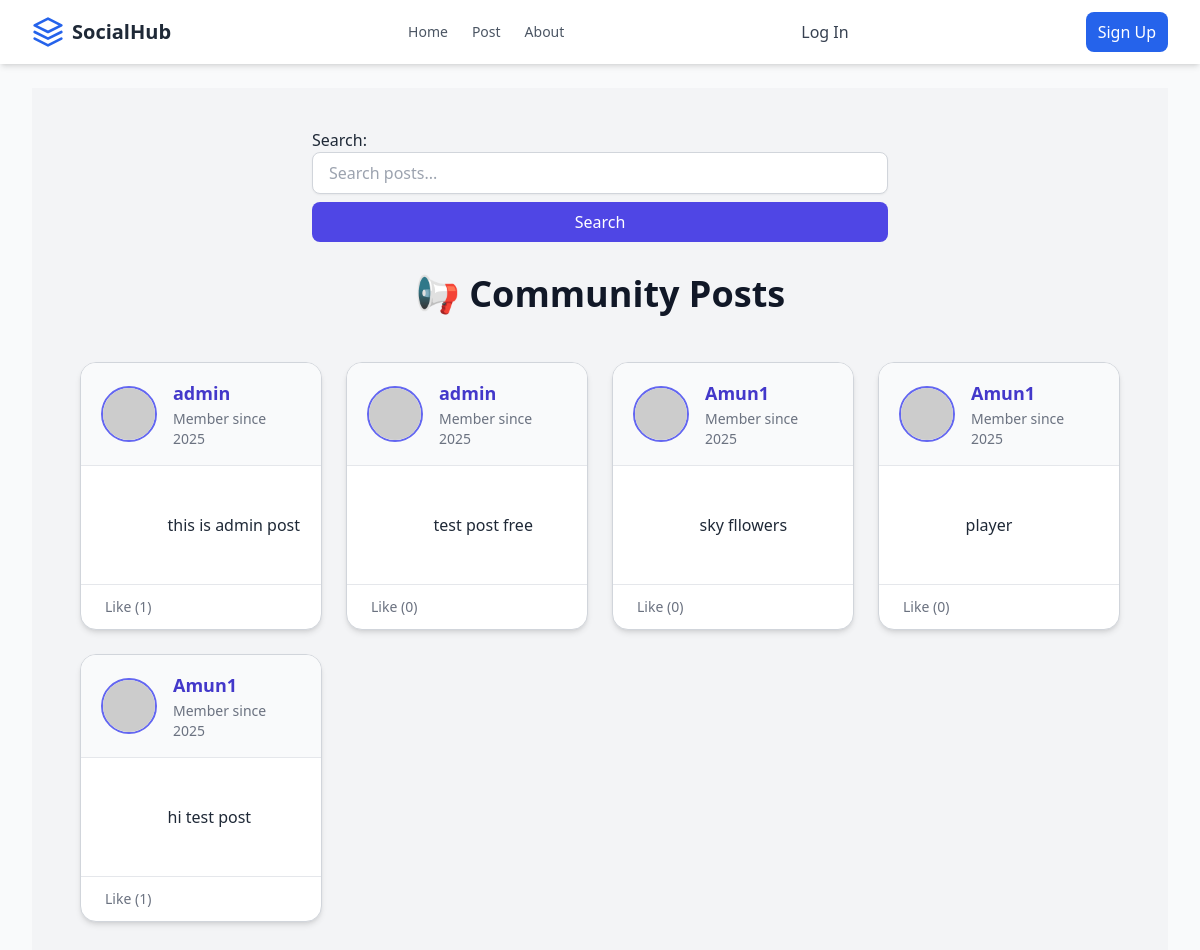
Page /post/ on the committed database.
### accounts/models.py (models this page shows, shortened)
class Post(models.Model):
    user = models.ForeignKey(User,on_delete=models.CASCADE , related_name='posts')
    body = models.TextField()
    slug = models.SlugField()
    created = models.DateTimeField(auto_now_add=True)
    updated = models.DateTimeField(auto_now=True)

### home/views.py (the view)
# urls.py: path('post/', views.HomePostView.as_view(), name='post'),
class HomePostView(View):
    template_name = 'home/homepost.html'
    form_class = SearchForm
    def get(self, request):
        form = self.form_class(request.GET or None)
        posts = Post.objects.select_related('user').order_by('-created')
        if form.is_valid():
            search_term = form.cleaned_data.get('search')
            if search_term:
                posts = posts.filter(body__icontains=search_term)
        return render(request, self.template_name, {
            'posts': posts,
            'form': form
        })

### home/forms.py
class SearchForm(forms.Form):
    search = forms.CharField()

### home/templates/home/homepost.html (shortened to what this page needs)
{% extends 'base.html' %}
{% block content %}
<section class="bg-gray-100 py-10 min-h-screen">
  <div class="max-w-7xl mx-auto px-6 sm:px-10 lg:px-12">
    <form method="get" class="mb-8 max-w-xl mx-auto">
      {{ form.search.label_tag }}
      <input
        type="text"
        name="search"
        value="{{ request.GET.search }}"
        placeholder="Search posts..."
        class="w-full px-4 py-2 border border-gray-300 rounded-lg shadow-sm focus:ring focus:ring-indigo-200"
      >
      <button
        type="submit"
        class="mt-2 w-full bg-indigo-600 text-white py-2 rounded-lg hover:bg-indigo-700 transition">
        Search
      </button>
    </form>
    <h2 class="text-4xl font-extrabold text-center mb-12 text-gray-900">📢 Community Posts</h2>
    {% if posts %}
      <div class="grid grid-cols-1 sm:grid-cols-2 md:grid-cols-3 lg:grid-cols-4 gap-6">
        {% for post in posts %}
          <div class="bg-white rounded-2xl shadow-md hover:shadow-lg transition-shadow duration-300 overflow-hidden border border-gray-300
                      flex flex-col h-full">
            <div class="flex items-center space-x-4 px-5 py-4 bg-gray-50 border-b border-gray-200 flex-shrink-0">
              <img src="https://ui-avatars.com/api/?name={{ post.user.username }}&background=random&size=64"
                   alt="{{ post.user.username }}"
                   class="w-14 h-14 rounded-full border-2 border-indigo-500 object-cover">
              <div>
                <a href="{% url 'accounts:user_profile' post.user.id %}" class="font-semibold text-lg text-indigo-700 hover:underline">
                  {{ post.user.username }}
                </a>
                <p class="text-sm text-gray-500 mt-0.5">Member since {{ post.user.date_joined|date:"Y" }}</p>
              </div>
            </div>
            <div class="p-5 flex-grow overflow-hidden">
              <p class="text-gray-800 text-base leading-relaxed whitespace-pre-wrap break-words overflow-hidden"
                 style="display: -webkit-box; -webkit-line-clamp: 6; -webkit-box-orient: vertical;">
                {{ post.body }}
              </p>
            </div>
            <div class="flex justify-between items-center border-t border-gray-200 px-5 py-3 text-gray-500 text-sm flex-shrink-0">
              <a href="{% url 'home:like' post.id %}" class="flex items-center space-x-1 hover:text-pink-600 transition">
                <span>Like ({{ post.pvote.count }})</span>
              </a>
            </div>
          </div>
        {% endfor %}
      </div>
    {% else %}
      <p class="text-center text-gray-500 text-lg">No posts yet. Be the first to share something!</p>
    {% endif %}
  </div>
</section>
{% endblock %}

### templates/base.html (shortened to what this page needs)
<!DOCTYPE html>
<html lang="en">
<head>
  <script src="https://cdn.tailwindcss.com"></script>
</head>
<body class="bg-gray-50 text-gray-800">
  {% include 'inc/navbar.html' %}
  <main class="py-6">
    <div class="max-w-7xl mx-auto px-4 sm:px-6 lg:px-8">
        {% block content %}
        {% endblock content %}
    </div>
  </main>
</body>
</html>

### templates/inc/navbar.html (shortened to what this page needs)
<header class="bg-white shadow-md">
  <div class="max-w-7xl mx-auto px-4 sm:px-6 lg:px-8">
    <div class="flex justify-between h-16 items-center">
      <div class="flex-shrink-0 flex items-center">
        <a href="/" class="flex items-center space-x-2">
          <svg class="w-8 h-8 text-blue-600" fill="none" stroke="currentColor" stroke-width="2"
               viewBox="0 0 24 24" stroke-linecap="round" stroke-linejoin="round">
            <path d="M12 2L2 7l10 5 10-5-10-5z" />
            <path d="M2 17l10 5 10-5" />
            <path d="M2 12l10 5 10-5" />
          </svg>
          <span class="text-xl font-semibold text-gray-800">SocialHub</span>
        </a>
      </div>
      <div class="hidden md:flex items-center space-x-6">
        <a href="{% url 'home:main' %}" class="text-gray-600 hover:text-blue-600 text-sm">Home</a>
        <a href="{% url 'home:post' %}" class="text-gray-600 hover:text-blue-600 text-sm">Post</a>
        <a href="/about" class="text-gray-600 hover:text-blue-600 text-sm">About</a>
      </div>
{% if user.is_authenticated %}
  <div class="flex items-center gap-3">
    <img src="https://ui-avatars.com/api/?name={{ user.first_name|default:user.username }}&background=0D8ABC&color=fff&rounded=true&size=32"
         alt="avatar"
         class="w-8 h-8 rounded-full shadow" />
    <span class="text-gray-800 font-semibold text-sm">
      Hi, {{ user.first_name|default:user.username }}
    </span>
    <a href="{% url 'accounts:logout_user' %}" class="text-red-600 hover:underline text-sm">Logout</a>
    <a href="{% url 'accounts:user_profile' request.user.id %}" class="text-black-600 hover:underline text-sm">Profile</a>
  </div>
{% else %}
  <a href="{% url 'accounts:login_user' %}" class="text-gray-700 hover:text-blue-600">Log In</a>
  <a href="{% url 'accounts:register_user' %}" class="text-white bg-blue-600 px-3 py-2 rounded-lg hover:bg-blue-700">Sign Up</a>
{% endif %}
    </div>
  </div>
</header>

### rows in the picture
Post: user.username "admin", user.date_joined "2025", body "this is admin post", pvote.count "1"
Post: user.username "admin", user.date_joined "2025", body "test post free", pvote.count "0"
Post: user.username "Amun1", user.date_joined "2025", body "sky fllowers", pvote.count "0"
Post: user.username "Amun1", user.date_joined "2025", body "player", pvote.count "0"
Post: user.username "Amun1", user.date_joined "2025", body "hi test post", pvote.count "1"
